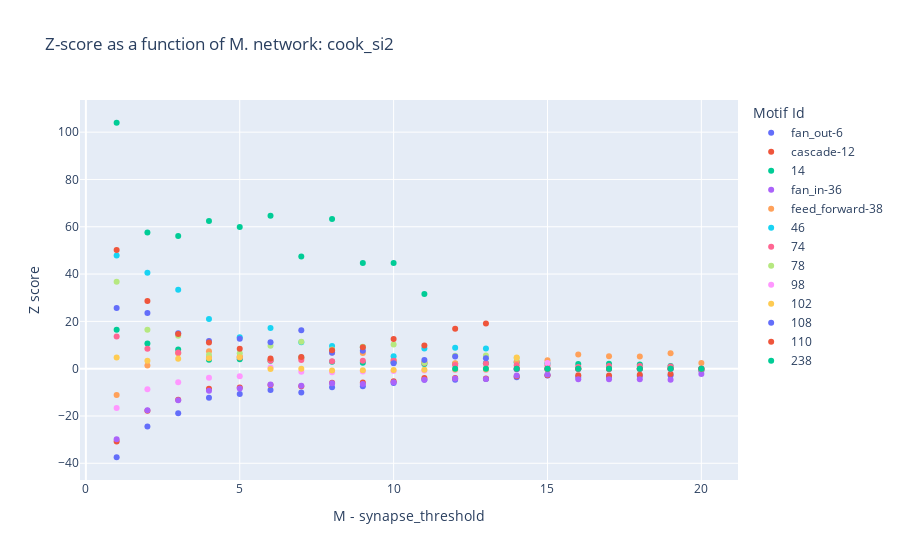

Notebook code for this chart:
### Code cell
read_z_scores_as_func_of_m('cook_si2')

### Figure 1 — Plotly figure (JSON) as saved in the notebook; plotly's stock layout.template omitted (floating-point values rounded to 4 significant figures)
{"data": [{"customdata": [[2982, 250, "fan_out-6"], [202, 152, "fan_out-6"], [169, 135, "fan_out-6"], [138, 117, "fan_out-6"], [115, 105, "fan_out-6"], [93, 97, "fan_out-6"], [80, 87, "fan_out-6"], [66, 80, "fan_out-6"], [57, 71, "fan_out-6"], [51, 65, "fan_out-6"], [41, 52, "fan_out-6"], [1589, 249, "fan_out-6"], [33, 46, "fan_out-6"], [1075, 245, "fan_out-6"], [757, 239, "fan_out-6"], [592, 232, "fan_out-6"], [467, 220, "fan_out-6"], [371, 211, "fan_out-6"], [304, 193, "fan_out-6"], [259, 180, "fan_out-6"]], "hovertemplate": "Motif Id=%{customdata[2]}<br>M - synapse_threshold=%{x}<br>Z score=%{y}<br>edges=%{customdata[0]}<br>nodes=%{customdata[1]}<extra></extra>", "legendgroup": "fan_out-6", "marker": {"color": "#636efa", "symbol": "circle"}, "mode": "markers", "name": "fan_out-6", "orientation": "v", "showlegend": true, "type": "scatter", "x": [1, 10, 11, 12, 13, 14, 15, 16, 17, 18, 19, 2, 20, 3, 4, 5, 6, 7, 8, 9], "xaxis": "x", "y": [-37.45, -6.058, -4.659, -4.716, -4.397, -3.639, -2.89, -3.525, -3.495, -3.078, -2.859, -24.46, -0.9187, -18.82, -12.33, -10.74, -9.026, -10.08, -7.855, -7.453], "yaxis": "y"}, {"customdata": [[2982, 250, "cascade-12"], [202, 152, "cascade-12"], [169, 135, "cascade-12"], [138, 117, "cascade-12"], [115, 105, "cascade-12"], [93, 97, "cascade-12"], [80, 87, "cascade-12"], [66, 80, "cascade-12"], [57, 71, "cascade-12"], [51, 65, "cascade-12"], [41, 52, "cascade-12"], [1589, 249, "cascade-12"], [33, 46, "cascade-12"], [1075, 245, "cascade-12"], [757, 239, "cascade-12"], [592, 232, "cascade-12"], [467, 220, "cascade-12"], [371, 211, "cascade-12"], [304, 193, "cascade-12"], [259, 180, "cascade-12"]], "hovertemplate": "Motif Id=%{customdata[2]}<br>M - synapse_threshold=%{x}<br>Z score=%{y}<br>edges=%{customdata[0]}<br>nodes=%{customdata[1]}<extra></extra>", "legendgroup": "cascade-12", "marker": {"color": "#EF553B", "symbol": "circle"}, "mode": "markers", "name": "cascade-12", "orientation": "v", "showlegend": true, "type": "scatter", "x": [1, 10, 11, 12, 13, 14, 15, 16, 17, 18, 19, 2, 20, 3, 4, 5, 6, 7, 8, 9], "xaxis": "x", "y": [-30.79, -5.298, -3.976, -3.939, -4.18, -3.233, -2.732, -2.749, -2.848, -2.56, -2.257, -17.81, -0.4868, -13.17, -8.484, -7.968, -6.854, -7.42, -5.929, -5.852], "yaxis": "y"}, {"customdata": [[2982, 250, "14"], [202, 152, "14"], [169, 135, "14"], [138, 117, "14"], [115, 105, "14"], [93, 97, "14"], [80, 87, "14"], [66, 80, "14"], [57, 71, "14"], [51, 65, "14"], [41, 52, "14"], [1589, 249, "14"], [33, 46, "14"], [1075, 245, "14"], [757, 239, "14"], [592, 232, "14"], [467, 220, "14"], [371, 211, "14"], [304, 193, "14"], [259, 180, "14"]], "hovertemplate": "Motif Id=%{customdata[2]}<br>M - synapse_threshold=%{x}<br>Z score=%{y}<br>edges=%{customdata[0]}<br>nodes=%{customdata[1]}<extra></extra>", "legendgroup": "14", "marker": {"color": "#00cc96", "symbol": "circle"}, "mode": "markers", "name": "14", "orientation": "v", "showlegend": true, "type": "scatter", "x": [1, 10, 11, 12, 13, 14, 15, 16, 17, 18, 19, 2, 20, 3, 4, 5, 6, 7, 8, 9], "xaxis": "x", "y": [16.5, 2.716, 1.946, 2.088, 2.319, 2.736, 2.245, 1.946, 2.055, 1.751, 1.15, 10.62, -0.1901, 8.063, 3.817, 4.03, 3.309, 4.749, 2.936, 2.481], "yaxis": "y"}, {"customdata": [[2982, 250, "fan_in-36"], [202, 152, "fan_in-36"], [169, 135, "fan_in-36"], [138, 117, "fan_in-36"], [115, 105, "fan_in-36"], [93, 97, "fan_in-36"], [80, 87, "fan_in-36"], [66, 80, "fan_in-36"], [57, 71, "fan_in-36"], [51, 65, "fan_in-36"], [41, 52, "fan_in-36"], [1589, 249, "fan_in-36"], [33, 46, "fan_in-36"], [1075, 245, "fan_in-36"], [757, 239, "fan_in-36"], [592, 232, "fan_in-36"], [467, 220, "fan_in-36"], [371, 211, "fan_in-36"], [304, 193, "fan_in-36"], [259, 180, "fan_in-36"]], "hovertemplate": "Motif Id=%{customdata[2]}<br>M - synapse_threshold=%{x}<br>Z score=%{y}<br>edges=%{customdata[0]}<br>nodes=%{customdata[1]}<extra></extra>", "legendgroup": "fan_in-36", "marker": {"color": "#ab63fa", "symbol": "circle"}, "mode": "markers", "name": "fan_in-36", "orientation": "v", "showlegend": true, "type": "scatter", "x": [1, 10, 11, 12, 13, 14, 15, 16, 17, 18, 19, 2, 20, 3, 4, 5, 6, 7, 8, 9], "xaxis": "x", "y": [-29.83, -5.765, -4.652, -4.192, -4.405, -2.838, -2.475, -4.48, -4.45, -4.511, -4.661, -17.56, -2.254, -13.34, -9.302, -8.432, -6.716, -7.196, -6.153, -6.477], "yaxis": "y"}, {"customdata": [[2982, 250, "feed_forward-38"], [202, 152, "feed_forward-38"], [169, 135, "feed_forward-38"], [138, 117, "feed_forward-38"], [115, 105, "feed_forward-38"], [93, 97, "feed_forward-38"], [80, 87, "feed_forward-38"], [66, 80, "feed_forward-38"], [57, 71, "feed_forward-38"], [51, 65, "feed_forward-38"], [41, 52, "feed_forward-38"], [1589, 249, "feed_forward-38"], [33, 46, "feed_forward-38"], [1075, 245, "feed_forward-38"], [757, 239, "feed_forward-38"], [592, 232, "feed_forward-38"], [467, 220, "feed_forward-38"], [371, 211, "feed_forward-38"], [304, 193, "feed_forward-38"], [259, 180, "feed_forward-38"]], "hovertemplate": "Motif Id=%{customdata[2]}<br>M - synapse_threshold=%{x}<br>Z score=%{y}<br>edges=%{customdata[0]}<br>nodes=%{customdata[1]}<extra></extra>", "legendgroup": "feed_forward-38", "marker": {"color": "#FFA15A", "symbol": "circle"}, "mode": "markers", "name": "feed_forward-38", "orientation": "v", "showlegend": true, "type": "scatter", "x": [1, 10, 11, 12, 13, 14, 15, 16, 17, 18, 19, 2, 20, 3, 4, 5, 6, 7, 8, 9], "xaxis": "x", "y": [-11.12, 3.737, 2.713, 2.255, 0.03956, 3.059, 3.545, 5.99, 5.216, 5.16, 6.511, 1.329, 2.443, 6.547, 7.337, 5.114, 3.581, 4.449, 6.861, 6.614], "yaxis": "y"}, {"customdata": [[2982, 250, "46"], [202, 152, "46"], [169, 135, "46"], [138, 117, "46"], [115, 105, "46"], [93, 97, "46"], [80, 87, "46"], [66, 80, "46"], [57, 71, "46"], [51, 65, "46"], [41, 52, "46"], [1589, 249, "46"], [33, 46, "46"], [1075, 245, "46"], [757, 239, "46"], [592, 232, "46"], [467, 220, "46"], [371, 211, "46"], [304, 193, "46"], [259, 180, "46"]], "hovertemplate": "Motif Id=%{customdata[2]}<br>M - synapse_threshold=%{x}<br>Z score=%{y}<br>edges=%{customdata[0]}<br>nodes=%{customdata[1]}<extra></extra>", "legendgroup": "46", "marker": {"color": "#19d3f3", "symbol": "circle"}, "mode": "markers", "name": "46", "orientation": "v", "showlegend": true, "type": "scatter", "x": [1, 10, 11, 12, 13, 14, 15, 16, 17, 18, 19, 2, 20, 3, 4, 5, 6, 7, 8, 9], "xaxis": "x", "y": [47.88, 5.298, 8.562, 8.857, 8.573, -0.2481, -0.2312, -0.1139, -0.1123, -0.1275, -0.1049, 40.57, 0, 33.4, 21.03, 13.24, 17.2, 11.14, 9.612, 9.134], "yaxis": "y"}, {"customdata": [[2982, 250, "74"], [202, 152, "74"], [169, 135, "74"], [138, 117, "74"], [115, 105, "74"], [93, 97, "74"], [80, 87, "74"], [66, 80, "74"], [57, 71, "74"], [51, 65, "74"], [41, 52, "74"], [1589, 249, "74"], [33, 46, "74"], [1075, 245, "74"], [757, 239, "74"], [592, 232, "74"], [467, 220, "74"], [371, 211, "74"], [304, 193, "74"], [259, 180, "74"]], "hovertemplate": "Motif Id=%{customdata[2]}<br>M - synapse_threshold=%{x}<br>Z score=%{y}<br>edges=%{customdata[0]}<br>nodes=%{customdata[1]}<extra></extra>", "legendgroup": "74", "marker": {"color": "#FF6692", "symbol": "circle"}, "mode": "markers", "name": "74", "orientation": "v", "showlegend": true, "type": "scatter", "x": [1, 10, 11, 12, 13, 14, 15, 16, 17, 18, 19, 2, 20, 3, 4, 5, 6, 7, 8, 9], "xaxis": "x", "y": [13.65, 3.312, 2.427, 1.576, 2.218, 1.448, 1.295, 0.7293, 1.079, 1.088, 0.9495, 8.413, -0.1392, 6.878, 4.638, 4.682, 3.464, 3.663, 3.133, 3.312], "yaxis": "y"}, {"customdata": [[2982, 250, "78"], [202, 152, "78"], [169, 135, "78"], [138, 117, "78"], [115, 105, "78"], [93, 97, "78"], [80, 87, "78"], [66, 80, "78"], [57, 71, "78"], [51, 65, "78"], [41, 52, "78"], [1589, 249, "78"], [33, 46, "78"], [1075, 245, "78"], [757, 239, "78"], [592, 232, "78"], [467, 220, "78"], [371, 211, "78"], [304, 193, "78"], [259, 180, "78"]], "hovertemplate": "Motif Id=%{customdata[2]}<br>M - synapse_threshold=%{x}<br>Z score=%{y}<br>edges=%{customdata[0]}<br>nodes=%{customdata[1]}<extra></extra>", "legendgroup": "78", "marker": {"color": "#B6E880", "symbol": "circle"}, "mode": "markers", "name": "78", "orientation": "v", "showlegend": true, "type": "scatter", "x": [1, 10, 11, 12, 13, 14, 15, 16, 17, 18, 19, 2, 20, 3, 4, 5, 6, 7, 8, 9], "xaxis": "x", "y": [36.71, 10.25, 2.521, 5.446, 5.533, 4.505, -0.1398, -0.05485, -0.03164, -0.06337, -0.07089, 16.48, 0, 13.88, 5.752, 6.514, 9.733, 11.34, 8.066, 9.268], "yaxis": "y"}, {"customdata": [[2982, 250, "98"], [202, 152, "98"], [169, 135, "98"], [138, 117, "98"], [115, 105, "98"], [93, 97, "98"], [80, 87, "98"], [66, 80, "98"], [57, 71, "98"], [51, 65, "98"], [41, 52, "98"], [1589, 249, "98"], [33, 46, "98"], [1075, 245, "98"], [757, 239, "98"], [592, 232, "98"], [467, 220, "98"], [371, 211, "98"], [304, 193, "98"], [259, 180, "98"]], "hovertemplate": "Motif Id=%{customdata[2]}<br>M - synapse_threshold=%{x}<br>Z score=%{y}<br>edges=%{customdata[0]}<br>nodes=%{customdata[1]}<extra></extra>", "legendgroup": "98", "marker": {"color": "#FF97FF", "symbol": "circle"}, "mode": "markers", "name": "98", "orientation": "v", "showlegend": true, "type": "scatter", "x": [1, 10, 11, 12, 13, 14, 15, 16, 17, 18, 19, 2, 20, 3, 4, 5, 6, 7, 8, 9], "xaxis": "x", "y": [-16.62, -0.9431, -0.781, -0.603, -0.5093, -0.3866, 2.44, -0.2187, -0.2068, -0.1732, -0.2145, -8.68, -0.08396, -5.778, -3.83, -3.201, 0.4779, -1.26, -1.459, -1.223], "yaxis": "y"}, {"customdata": [[2982, 250, "102"], [202, 152, "102"], [169, 135, "102"], [138, 117, "102"], [115, 105, "102"], [93, 97, "102"], [80, 87, "102"], [66, 80, "102"], [57, 71, "102"], [51, 65, "102"], [41, 52, "102"], [1589, 249, "102"], [33, 46, "102"], [1075, 245, "102"], [757, 239, "102"], [592, 232, "102"], [467, 220, "102"], [371, 211, "102"], [304, 193, "102"], [259, 180, "102"]], "hovertemplate": "Motif Id=%{customdata[2]}<br>M - synapse_threshold=%{x}<br>Z score=%{y}<br>edges=%{customdata[0]}<br>nodes=%{customdata[1]}<extra></extra>", "legendgroup": "102", "marker": {"color": "#FECB52", "symbol": "circle"}, "mode": "markers", "name": "102", "orientation": "v", "showlegend": true, "type": "scatter", "x": [1, 10, 11, 12, 13, 14, 15, 16, 17, 18, 19, 2, 20, 3, 4, 5, 6, 7, 8, 9], "xaxis": "x", "y": [4.707, -0.5596, -0.4805, -0.353, -0.3082, 4.776, -0.2007, -0.04477, -0.04246, -0.07089, -0.06337, 3.372, 0, 4.232, 4.379, 4.842, -0.137, -0.02204, -0.7709, -0.6508], "yaxis": "y"}, {"customdata": [[2982, 250, "108"], [202, 152, "108"], [169, 135, "108"], [138, 117, "108"], [115, 105, "108"], [93, 97, "108"], [80, 87, "108"], [66, 80, "108"], [57, 71, "108"], [51, 65, "108"], [41, 52, "108"], [1589, 249, "108"], [33, 46, "108"], [1075, 245, "108"], [757, 239, "108"], [592, 232, "108"], [467, 220, "108"], [371, 211, "108"], [304, 193, "108"], [259, 180, "108"]], "hovertemplate": "Motif Id=%{customdata[2]}<br>M - synapse_threshold=%{x}<br>Z score=%{y}<br>edges=%{customdata[0]}<br>nodes=%{customdata[1]}<extra></extra>", "legendgroup": "108", "marker": {"color": "#636efa", "symbol": "circle"}, "mode": "markers", "name": "108", "orientation": "v", "showlegend": true, "type": "scatter", "x": [1, 10, 11, 12, 13, 14, 15, 16, 17, 18, 19, 2, 20, 3, 4, 5, 6, 7, 8, 9], "xaxis": "x", "y": [25.66, 2.313, 3.655, 5.105, 4.454, -0.1377, -0.1315, -0.08396, -0.04477, -0.07089, -0.05485, 23.59, 0, 15.03, 11.68, 12.62, 11.21, 16.22, 6.748, 7.537], "yaxis": "y"}, {"customdata": [[2982, 250, "110"], [202, 152, "110"], [169, 135, "110"], [138, 117, "110"], [115, 105, "110"], [93, 97, "110"], [80, 87, "110"], [66, 80, "110"], [57, 71, "110"], [51, 65, "110"], [41, 52, "110"], [1589, 249, "110"], [33, 46, "110"], [1075, 245, "110"], [757, 239, "110"], [592, 232, "110"], [467, 220, "110"], [371, 211, "110"], [304, 193, "110"], [259, 180, "110"]], "hovertemplate": "Motif Id=%{customdata[2]}<br>M - synapse_threshold=%{x}<br>Z score=%{y}<br>edges=%{customdata[0]}<br>nodes=%{customdata[1]}<extra></extra>", "legendgroup": "110", "marker": {"color": "#EF553B", "symbol": "circle"}, "mode": "markers", "name": "110", "orientation": "v", "showlegend": true, "type": "scatter", "x": [1, 10, 11, 12, 13, 14, 15, 16, 17, 18, 19, 2, 20, 3, 4, 5, 6, 7, 8, 9], "xaxis": "x", "y": [50.19, 12.54, 9.751, 16.9, 19.07, -0.04477, -0.05485, 0, 0, 0, 0, 28.59, 0, 14.61, 11.07, 8.468, 4.25, 4.98, 7.758, 9.04], "yaxis": "y"}, {"customdata": [[2982, 250, "238"], [202, 152, "238"], [169, 135, "238"], [138, 117, "238"], [115, 105, "238"], [93, 97, "238"], [80, 87, "238"], [66, 80, "238"], [57, 71, "238"], [51, 65, "238"], [41, 52, "238"], [1589, 249, "238"], [33, 46, "238"], [1075, 245, "238"], [757, 239, "238"], [592, 232, "238"], [467, 220, "238"], [371, 211, "238"], [304, 193, "238"], [259, 180, "238"]], "hovertemplate": "Motif Id=%{customdata[2]}<br>M - synapse_threshold=%{x}<br>Z score=%{y}<br>edges=%{customdata[0]}<br>nodes=%{customdata[1]}<extra></extra>", "legendgroup": "238", "marker": {"color": "#00cc96", "symbol": "circle"}, "mode": "markers", "name": "238", "orientation": "v", "showlegend": true, "type": "scatter", "x": [1, 10, 11, 12, 13, 14, 15, 16, 17, 18, 19, 2, 20, 3, 4, 5, 6, 7, 8, 9], "xaxis": "x", "y": [104.0, 44.72, 31.61, 0, 0, 0, 0, 0, 0, 0, 0, 57.57, 0, 56.09, 62.47, 59.89, 64.67, 47.47, 63.25, 44.72], "yaxis": "y"}], "layout": {"autosize": true, "legend": {"title": {"text": "Motif Id"}, "tracegroupgap": 0}, "title": {"text": "Z-score as a function of M. network: cook_si2"}, "xaxis": {"anchor": "y", "autorange": true, "domain": [0, 1], "range": [-0.1601, 21.16], "title": {"text": "M - synapse_threshold"}, "type": "linear"}, "yaxis": {"anchor": "x", "autorange": true, "domain": [0, 1], "range": [-49.12, 115.6], "title": {"text": "Z score"}, "type": "linear"}}}
